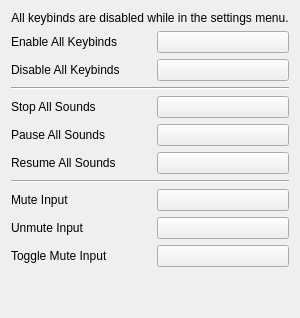
     <widget class="QWidget" name="tab_3">
      <attribute name="title">
       <string>Keybinds</string>
      </attribute>
      <layout class="QVBoxLayout" name="verticalLayout_4">
       <item>
        <widget class="QLabel" name="label_18">
         <property name="text">
          <string>All keybinds are disabled while in the settings menu.</string>
         </property>
         <property name="alignment">
          <set>Qt::AlignCenter</set>
         </property>
        </widget>
       </item>
       <item>
        <layout class="QHBoxLayout" name="horizontalLayout_6">
         <item>
          <layout class="QVBoxLayout" name="verticalLayout_28">
           <item>
            <widget class="QLabel" name="labelEnableKeybinds">
             <property name="sizePolicy">
              <sizepolicy hsizetype="Fixed" vsizetype="Preferred">
               <horstretch>0</horstretch>
               <verstretch>0</verstretch>
              </sizepolicy>
             </property>
             <property name="minimumSize">
              <size>
               <width>140</width>
               <height>0</height>
              </size>
             </property>
             <property name="maximumSize">
              <size>
               <width>140</width>
               <height>16777215</height>
              </size>
             </property>
             <property name="text">
              <string>Enable All Keybinds</string>
             </property>
            </widget>
           </item>
           <item>
            <widget class="QLabel" name="labelDisableKeybinds">
             <property name="sizePolicy">
              <sizepolicy hsizetype="Fixed" vsizetype="Preferred">
               <horstretch>0</horstretch>
               <verstretch>0</verstretch>
              </sizepolicy>
             </property>
             <property name="minimumSize">
              <size>
               <width>140</width>
               <height>0</height>
              </size>
             </property>
             <property name="maximumSize">
              <size>
               <width>140</width>
               <height>16777215</height>
              </size>
             </property>
             <property name="text">
              <string>Disable All Keybinds</string>
             </property>
            </widget>
           </item>
          </layout>
         </item>
         <item>
          <layout class="QVBoxLayout" name="verticalLayout_29">
           <item>
            <widget class="WidgetKeybind" name="keybindEnableKeybinds">
             <property name="sizePolicy">
              <sizepolicy hsizetype="Expanding" vsizetype="Fixed">
               <horstretch>0</horstretch>
               <verstretch>0</verstretch>
              </sizepolicy>
             </property>
             <property name="cursor">
              <cursorShape>ArrowCursor</cursorShape>
             </property>
             <property name="focusPolicy">
              <enum>Qt::ClickFocus</enum>
             </property>
            </widget>
           </item>
           <item>
            <widget class="WidgetKeybind" name="keybindDisableKeybinds">
             <property name="sizePolicy">
              <sizepolicy hsizetype="Expanding" vsizetype="Fixed">
               <horstretch>0</horstretch>
               <verstretch>0</verstretch>
              </sizepolicy>
             </property>
             <property name="cursor">
              <cursorShape>ArrowCursor</cursorShape>
             </property>
             <property name="focusPolicy">
              <enum>Qt::ClickFocus</enum>
             </property>
            </widget>
           </item>
          </layout>
         </item>
        </layout>
       </item>
       <item>
        <widget class="Line" name="line">
         <property name="orientation">
          <enum>Qt::Horizontal</enum>
         </property>
        </widget>
       </item>
       <item>
        <layout class="QHBoxLayout" name="horizontalLayout_24">
         <item>
          <layout class="QVBoxLayout" name="verticalLayout_10">
           <item>
            <widget class="QLabel" name="labelStop">
             <property name="sizePolicy">
              <sizepolicy hsizetype="Fixed" vsizetype="Preferred">
               <horstretch>0</horstretch>
               <verstretch>0</verstretch>
              </sizepolicy>
             </property>
             <property name="minimumSize">
              <size>
               <width>140</width>
               <height>0</height>
              </size>
             </property>
             <property name="maximumSize">
              <size>
               <width>140</width>
               <height>16777215</height>
              </size>
             </property>
             <property name="text">
              <string>Stop All Sounds</string>
             </property>
            </widget>
           </item>
           <item>
            <widget class="QLabel" name="label">
             <property name="sizePolicy">
              <sizepolicy hsizetype="Fixed" vsizetype="Preferred">
               <horstretch>0</horstretch>
               <verstretch>0</verstretch>
              </sizepolicy>
             </property>
             <property name="minimumSize">
              <size>
               <width>140</width>
               <height>0</height>
              </size>
             </property>
             <property name="maximumSize">
              <size>
               <width>140</width>
               <height>16777215</height>
              </size>
             </property>
             <property name="text">
              <string>Pause All Sounds</string>
             </property>
            </widget>
           </item>
           <item>
            <widget class="QLabel" name="label_2">
             <property name="sizePolicy">
              <sizepolicy hsizetype="Fixed" vsizetype="Preferred">
               <horstretch>0</horstretch>
               <verstretch>0</verstretch>
              </sizepolicy>
             </property>
             <property name="minimumSize">
              <size>
               <width>140</width>
               <height>0</height>
              </size>
             </property>
             <property name="maximumSize">
              <size>
               <width>140</width>
               <height>16777215</height>
              </size>
             </property>
             <property name="text">
              <string>Resume All Sounds</string>
             </property>
            </widget>
           </item>
          </layout>
         </item>
         <item>
          <layout class="QVBoxLayout" name="verticalLayout_24">
           <item>
            <widget class="WidgetKeybind" name="keybindStopSounds">
             <property name="sizePolicy">
              <sizepolicy hsizetype="Expanding" vsizetype="Fixed">
               <horstretch>0</horstretch>
               <verstretch>0</verstretch>
              </sizepolicy>
             </property>
             <property name="cursor">
              <cursorShape>ArrowCursor</cursorShape>
             </property>
             <property name="focusPolicy">
              <enum>Qt::ClickFocus</enum>
             </property>
            </widget>
           </item>
           <item>
            <widget class="WidgetKeybind" name="keybindPauseSounds">
             <property name="sizePolicy">
              <sizepolicy hsizetype="Expanding" vsizetype="Fixed">
               <horstretch>0</horstretch>
               <verstretch>0</verstretch>
              </sizepolicy>
             </property>
             <property name="cursor">
              <cursorShape>ArrowCursor</cursorShape>
             </property>
             <property name="focusPolicy">
              <enum>Qt::ClickFocus</enum>
             </property>
            </widget>
           </item>
           <item>
            <widget class="WidgetKeybind" name="keybindResumeSounds">
             <property name="sizePolicy">
              <sizepolicy hsizetype="Expanding" vsizetype="Fixed">
               <horstretch>0</horstretch>
               <verstretch>0</verstretch>
              </sizepolicy>
             </property>
             <property name="cursor">
              <cursorShape>ArrowCursor</cursorShape>
             </property>
             <property name="focusPolicy">
              <enum>Qt::ClickFocus</enum>
             </property>
            </widget>
           </item>
          </layout>
         </item>
        </layout>
       </item>
       <item>
        <widget class="Line" name="line_2">
         <property name="orientation">
          <enum>Qt::Horizontal</enum>
         </property>
        </widget>
       </item>
       <item>
        <layout class="QHBoxLayout" name="horizontalLayout_23">
         <item>
          <layout class="QVBoxLayout" name="verticalLayout_25">
           <item>
            <widget class="QLabel" name="label_15">
             <property name="sizePolicy">
              <sizepolicy hsizetype="Fixed" vsizetype="Preferred">
               <horstretch>0</horstretch>
               <verstretch>0</verstretch>
              </sizepolicy>
             </property>
             <property name="minimumSize">
              <size>
               <width>140</width>
               <height>0</height>
              </size>
             </property>
             <property name="maximumSize">
              <size>
               <width>140</width>
               <height>16777215</height>
              </size>
             </property>
             <property name="text">
              <string>Mute Input</string>
             </property>
            </widget>
           </item>
           <item>
            <widget class="QLabel" name="label_16">
             <property name="sizePolicy">
              <sizepolicy hsizetype="Fixed" vsizetype="Preferred">
               <horstretch>0</horstretch>
               <verstretch>0</verstretch>
              </sizepolicy>
             </property>
             <property name="minimumSize">
              <size>
               <width>140</width>
               <height>0</height>
              </size>
             </property>
             <property name="maximumSize">
              <size>
               <width>140</width>
               <height>16777215</height>
              </size>
             </property>
             <property name="text">
              <string>Unmute Input</string>
             </property>
            </widget>
           </item>
           <item>
            <widget class="QLabel" name="label_17">
             <property name="sizePolicy">
              <sizepolicy hsizetype="Fixed" vsizetype="Preferred">
               <horstretch>0</horstretch>
               <verstretch>0</verstretch>
              </sizepolicy>
             </property>
             <property name="minimumSize">
              <size>
               <width>140</width>
               <height>0</height>
              </size>
             </property>
             <property name="maximumSize">
              <size>
               <width>140</width>
               <height>16777215</height>
              </size>
             </property>
             <property name="text">
              <string>Toggle Mute Input</string>
             </property>
            </widget>
           </item>
          </layout>
         </item>
         <item>
          <layout class="QVBoxLayout" name="verticalLayout_26">
           <item>
            <widget class="WidgetKeybind" name="keybindMuteInput">
             <property name="sizePolicy">
              <sizepolicy hsizetype="Expanding" vsizetype="Fixed">
               <horstretch>0</horstretch>
               <verstretch>0</verstretch>
              </sizepolicy>
             </property>
            </widget>
           </item>
           <item>
            <widget class="WidgetKeybind" name="keybindUnmuteInput">
             <property name="sizePolicy">
              <sizepolicy hsizetype="Expanding" vsizetype="Fixed">
               <horstretch>0</horstretch>
               <verstretch>0</verstretch>
              </sizepolicy>
             </property>
            </widget>
           </item>
           <item>
            <widget class="WidgetKeybind" name="keybindToggleMuteInput">
             <property name="sizePolicy">
              <sizepolicy hsizetype="Expanding" vsizetype="Fixed">
               <horstretch>0</horstretch>
               <verstretch>0</verstretch>
              </sizepolicy>
             </property>
            </widget>
           </item>
          </layout>
         </item>
        </layout>
       </item>
       <item>
        <spacer name="verticalSpacer_3">
         <property name="orientation">
          <enum>Qt::Vertical</enum>
         </property>
         <property name="sizeHint" stdset="0">
          <size>
           <width>20</width>
           <height>40</height>
          </size>
         </property>
        </spacer>
       </item>
      </layout>
     </widget>
